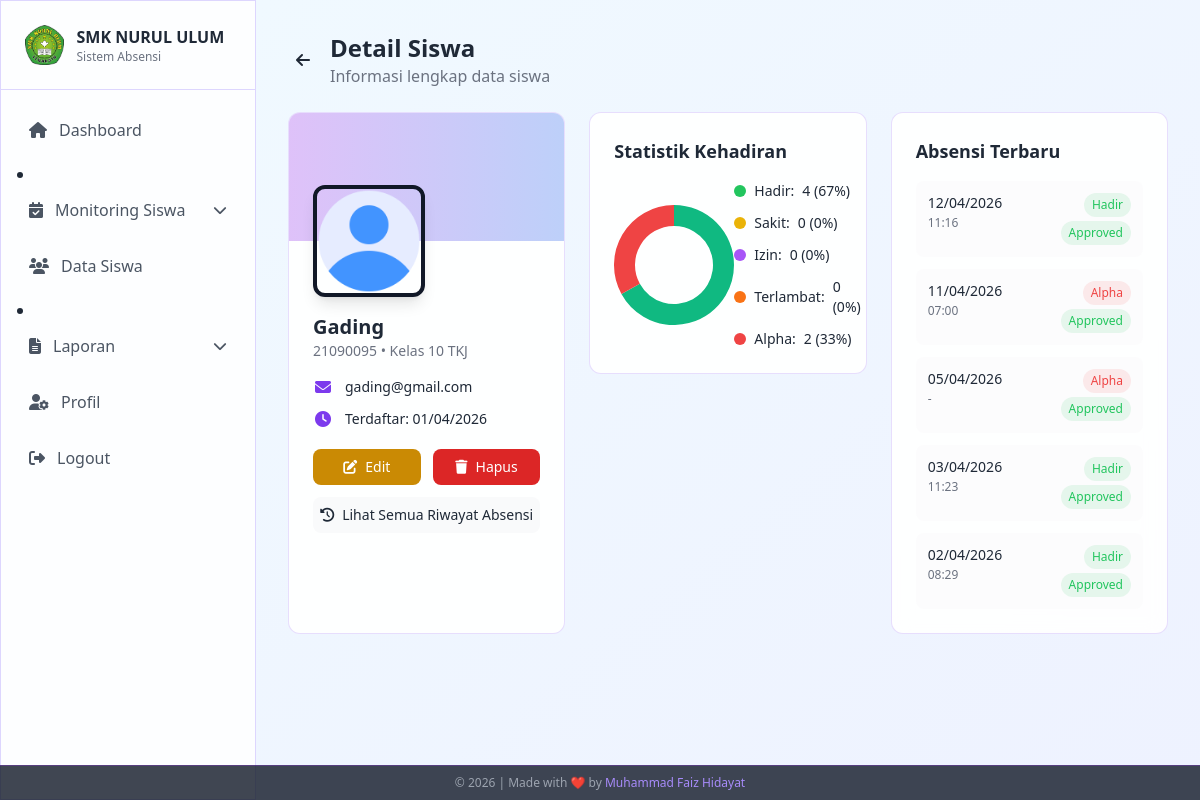
/admin/siswa/detail.php?id=1 (signed in), run on the app's committed database.
### tables this page shows
CREATE TABLE `siswa` (
  `id` int NOT NULL AUTO_INCREMENT,
  `user_id` int DEFAULT NULL COMMENT 'FK ke tabel users',
  `nis` varchar(20) NOT NULL,
  `nama_lengkap` varchar(100) NOT NULL,
  `kelas` enum('10','11','12') NOT NULL,
  `jurusan` enum('TKJ','MP','AKL','TSM','TKR') NOT NULL,
  `email` varchar(100) NOT NULL,
  `password` varchar(255) NOT NULL,
  `foto_profil` varchar(255) DEFAULT 'assets/default/photo-profile.png',
  `created_at` timestamp NOT NULL DEFAULT CURRENT_TIMESTAMP,
  `updated_at` timestamp NOT NULL DEFAULT CURRENT_TIMESTAMP ON UPDATE CURRENT_TIMESTAMP,
  PRIMARY KEY (`id`),
  UNIQUE KEY `nis` (`nis`),
  UNIQUE KEY `email` (`email`),
  KEY `fk_siswa_user` (`user_id`),
  CONSTRAINT `fk_siswa_user` FOREIGN KEY (`user_id`) REFERENCES `users` (`id`) ON DELETE SET NULL
);

CREATE TABLE `absensi` (
  `id` int NOT NULL AUTO_INCREMENT,
  `siswa_id` int NOT NULL,
  `tanggal` date NOT NULL,
  `jam_masuk` time DEFAULT NULL,
  `status` enum('Hadir','Sakit','Izin','Terlambat','Alpha') NOT NULL,
  `keterangan` text,
  `bukti_file` varchar(255) DEFAULT NULL,
  `approval_status` enum('Pending','Approved','Rejected') DEFAULT 'Pending',
  `created_at` timestamp NOT NULL DEFAULT CURRENT_TIMESTAMP,
  `updated_at` timestamp NOT NULL DEFAULT CURRENT_TIMESTAMP ON UPDATE CURRENT_TIMESTAMP,
  PRIMARY KEY (`id`),
  KEY `siswa_id` (`siswa_id`),
  KEY `tanggal` (`tanggal`),
  CONSTRAINT `fk_absensi_siswa` FOREIGN KEY (`siswa_id`) REFERENCES `siswa` (`id`) ON DELETE CASCADE
);

### admin/siswa/detail.php (the view, shortened to what this page needs)
<?php
require_once '../../config/database.php';
$id = $_GET['id'];
$sql = "SELECT * FROM siswa WHERE id = :id";
$stmt = $conn->prepare($sql);
$stmt->execute(['id' => $id]);
$siswa = $stmt->fetch(PDO::FETCH_ASSOC);
$sql = "SELECT status, COUNT(*) as count FROM absensi WHERE siswa_id = :siswa_id GROUP BY status";
$stmt = $conn->prepare($sql);
$stmt->execute(['siswa_id' => $id]);
$absensi_stats = $stmt->fetchAll(PDO::FETCH_KEY_PAIR);
$sql = "SELECT id, tanggal, jam_masuk, status, approval_status FROM absensi WHERE siswa_id = :siswa_id ORDER BY tanggal DESC, created_at DESC LIMIT 5";
$stmt = $conn->prepare($sql);
$stmt->execute(['siswa_id' => $id]);
$recent_absensi = $stmt->fetchAll(PDO::FETCH_ASSOC);
$total_absensi = array_sum($absensi_stats);
$percentages = [];
if ($total_absensi > 0) {
    foreach ($absensi_stats as $status => $count) {
        $percentages[$status] = round(($count / $total_absensi) * 100);
    }
}
$status_defaults = ['Hadir', 'Sakit', 'Izin', 'Terlambat', 'Alpha'];
foreach ($status_defaults as $status) {
    if (!isset($absensi_stats[$status])) {
        $absensi_stats[$status] = 0;
        $percentages[$status] = 0;
    }
}
$status_colors = [
    'Hadir' => 'green',
    'Sakit' => 'yellow',
    'Izin' => 'purple',
    'Terlambat' => 'orange',
    'Alpha' => 'red'
];
?>
<!DOCTYPE html>
<html lang="en">
<head>
    <script src="https://cdn.tailwindcss.com"></script>
    <link rel="stylesheet" href="https://cdnjs.cloudflare.com/ajax/libs/font-awesome/6.4.2/css/all.min.css">
</head>
<body class="min-h-screen text-gray-800 bg-fixed">
    <aside id="sidebar" class="fixed top-0 left-0 h-screen w-64 glass-effect border-r border-violet-200 z-50 sidebar-transition -translate-x-full lg:translate-x-0">
        <div class="flex items-center justify-between p-4 lg:p-6 border-b border-violet-200">
            <div class="flex items-center gap-3">
                <img src="../../assets/default/logosmk.png" alt="SMK NURUL ULUM" class="h-8 lg:h-10 w-auto">
                <div>
                    <h1 class="font-semibold text-sm lg:text-base text-gray-800">SMK NURUL ULUM</h1>
                    <p class="text-xs text-gray-500">Sistem Absensi</p>
                </div>
            </div>
        </div>
        <nav class="p-4 space-y-2 overflow-y-auto no-scrollbar" style="max-height: calc(100vh - 76px);">
            <a href="../dashboard/"
                class="flex items-center gap-3 text-gray-600 p-3 rounded-lg hover:bg-violet-100 transition-colors">
                <i class="fas fa-home"></i><span>Dashboard</span>
            </a>
            <li class="relative group">
                <button
                    class="flex items-center gap-3 text-gray-600 p-3 rounded-lg hover:bg-violet-100 transition-colors w-full">
                    <i class="fas fa-calendar-check"></i><span>Monitoring Siswa</span>
                    <i class="fas fa-chevron-down ml-auto text-sm"></i>
                </button>
            </li>
            <a href="../siswa/"
                class="flex items-center gap-3 text-gray-600 p-3 rounded-lg hover:bg-violet-100 transition-colors">
                <i class="fas fa-users"></i><span>Data Siswa</span>
            </a>
            <li class="relative group">
                <button
                    class="flex items-center gap-3 text-gray-600 p-3 rounded-lg hover:bg-violet-100 transition-colors w-full">
                    <i class="fas fa-file-alt"></i><span>Laporan</span>
                    <i class="fas fa-chevron-down ml-auto text-sm"></i>
                </button>
            </li>
            <a href="../profil/"
                class="flex items-center gap-3 text-gray-600 p-3 rounded-lg hover:bg-violet-100 transition-colors">
                <i class="fas fa-user-cog"></i><span>Profil</span>
            </a>
            <a href="../logout.php"
                class="flex items-center gap-3 text-gray-600 p-3 rounded-lg hover:bg-red-50 hover:text-red-600 transition-colors mt-10">
                <i class="fas fa-sign-out-alt"></i><span>Logout</span>
            </a>
        </nav>
    </aside>
    <main class="lg:ml-64 min-h-screen bg-gradient-to-br from-sky-50 to-indigo-50 transition-all duration-300">
        <div class="p-4 lg:p-8">
            <div class="max-w-7xl mx-auto">
                <div class="flex items-center mb-6">
                    <a href="index.php" class="mr-3 p-2 rounded-full hover:bg-gray-100 transition-colors">
                        <i class="fas fa-arrow-left"></i>
                    </a>
                    <div>
                        <h1 class="text-xl md:text-2xl font-bold">Detail Siswa</h1>
                        <p class="text-sm md:text-base text-gray-500">Informasi lengkap data siswa</p>
                    </div>
                </div>
                <div class="grid grid-cols-1 lg:grid-cols-3 gap-4 md:gap-6 mb-6">
                    <div class="glass-effect rounded-xl overflow-hidden">
                        <div class="h-24 sm:h-32 bg-gradient-to-r from-purple-600/30 to-blue-600/30 relative"></div>
                        <div class="px-4 sm:px-6 pb-5 sm:pb-6 -mt-12 sm:-mt-14 relative">
                            <img src="../../<?= $siswa['foto_profil'] ?>"
                                alt="<?= htmlspecialchars($siswa['nama_lengkap']) ?>"
                                class="w-24 h-24 sm:w-28 sm:h-28 rounded-xl object-cover border-4 border-gray-900 shadow-lg">
                            <h3 class="text-lg sm:text-xl font-bold mt-3 sm:mt-4"><?= htmlspecialchars($siswa['nama_lengkap']) ?></h3>
                            <p class="text-sm text-gray-500 mb-3 sm:mb-4"><?= $siswa['nis'] ?> • Kelas <?= $siswa['kelas'] ?> <?= $siswa['jurusan'] ?></p>
                            <div class="space-y-2 sm:space-y-3">
                                <div class="flex items-center gap-3">
                                    <i class="fas fa-envelope w-5 text-center text-violet-600"></i>
                                    <span class="text-sm break-all"><?= htmlspecialchars($siswa['email']) ?></span>
                                </div>
                                <div class="flex items-center gap-3">
                                    <i class="fas fa-clock w-5 text-center text-violet-600"></i>
                                    <span class="text-sm">Terdaftar: <?= date('d/m/Y', strtotime($siswa['created_at'])) ?></span>
                                </div>
                            </div>
                            <div class="flex mt-4 sm:mt-5 gap-3">
                                <a href="edit.php?id=<?= $id ?>"
                                    class="flex-1 bg-yellow-600 hover:bg-yellow-700 text-white text-center py-2.5 sm:py-2 rounded-lg text-sm font-medium transition-colors touch-effect">
                                    <i class="fas fa-edit mr-2"></i>Edit
                                </a>
                                <button onclick="confirmDelete(<?= $id ?>)"
                                    class="flex-1 bg-red-600 hover:bg-red-700 text-white text-center py-2.5 sm:py-2 rounded-lg text-sm font-medium transition-colors touch-effect">
                                    <i class="fas fa-trash mr-2"></i>Hapus
                                </button>
                            </div>
                            <a href="../absensi/?search=<?= urlencode($siswa['nis']) ?>"
                                class="block mt-3 bg-gray-50 hover:bg-gray-100 text-center py-2.5 sm:py-2 rounded-lg text-sm font-medium transition-colors touch-effect">
                                <i class="fas fa-history mr-2"></i>Lihat Semua Riwayat Absensi
                            </a>
                        </div>
                    </div>
                    <div class="glass-effect rounded-xl p-4 sm:p-6 overflow-hidden h-fit">
                        <h3 class="font-semibold mb-4 text-base sm:text-lg">Statistik Kehadiran</h3>
                        <div class="flex flex-col sm:flex-row justify-around items-center gap-4 sm:gap-0">
                            <div class="chart-container" style="height: 120px; width: 120px;">
                                <canvas id="donutChart"></canvas>
                            </div>
                            <div class="space-y-2 sm:space-y-3 w-full sm:w-auto">
                                <?php foreach ($status_defaults as $status): ?>
                                    <div class="flex items-center gap-2 justify-between sm:justify-start">
                                        <div class="flex items-center gap-2">
                                            <span class="w-3 h-3 rounded-full inline-block bg-<?= $status_colors[$status] ?>-500"></span>
                                            <span class="text-sm"><?= $status ?>:</span>
                                        </div>
                                        <span class="text-sm font-medium"><?= $absensi_stats[$status] ?> (<?= $percentages[$status] ?>%)</span>
                                    </div>
                                <?php endforeach; ?>
                            </div>
                        </div>
                    </div>
                    <div class="glass-effect rounded-xl p-4 sm:p-6 overflow-hidden">
                        <h3 class="font-semibold mb-3 sm:mb-4 text-base sm:text-lg">Absensi Terbaru</h3>
                        <?php if (count($recent_absensi) > 0): ?>
                            <div class="space-y-2 sm:space-y-3">
                                <?php foreach ($recent_absensi as $absensi): ?>
                                    <a href="../absensi/detail.php?id=<?= $absensi['id'] ?>"
                                        class="block p-3 rounded-lg bg-gray-50/50 hover:bg-gray-50 transition-colors touch-effect">
                                        <div class="flex justify-between items-start">
                                            <div>
                                                <p class="text-sm font-medium"><?= date('d/m/Y', strtotime($absensi['tanggal'])) ?></p>
                                                <p class="text-xs text-gray-500 mt-0.5">
                                                    <?= $absensi['jam_masuk'] !== '00:00:00' ? date('H:i', strtotime($absensi['jam_masuk'])) : '-' ?>
                                                </p>
                                            </div>
                                            <div class="flex flex-col xs:flex-row items-end xs:items-center gap-1 xs:gap-2">
                                                <span class="px-2 py-1 text-xs rounded-full bg-<?= $status_colors[$absensi['status']] ?>-500/10 text-<?= $status_colors[$absensi['status']] ?>-500">
                                                    <?= $absensi['status'] ?>
                                                </span>
                                                <?php
                                                $approval_color = 'gray';
                                                if ($absensi['approval_status'] === 'Approved') $approval_color = 'green';
                                                ?>
                                                <span class="px-2 py-1 text-xs rounded-full bg-<?= $approval_color ?>-500/10 text-<?= $approval_color ?>-500">
                                                    <?= $absensi['approval_status'] ?>
                                                </span>
                                            </div>
                                        </div>
                                    </a>
                                <?php endforeach; ?>
                            </div>
                        <?php endif; ?>
                    </div>
                </div>
            </div>
        </div>
    </main>
</body>
</html>

### admin/siswa/detail.php (style rules this page uses)
.glass-effect { background: rgba(255, 255, 255, 0.92); backdrop-filter: blur(10px); border: 1px solid rgba(139, 92, 246, 0.2); }
body { background: linear-gradient(135deg, #e0f2fe 0%, #ede9fe 100%); }
.sidebar-transition { transition: transform 0.3s ease-in-out; }
.no-scrollbar { -ms-overflow-style: none; scrollbar-width: none; }
.chart-container { position: relative; margin: 0 auto; }
.touch-effect { transition: transform 0.2s ease, opacity 0.2s ease; }

### data on the page
siswa: foto_profil (picture), nama_lengkap "Gading", nis "21090095", kelas "10", jurusan "TKJ", email "gading@gmail.com", created_at "01/04/2026"
absensi: tanggal "12/04/2026", jam_masuk "11:16", status "Hadir", approval_status "Approved"
absensi: tanggal "11/04/2026", jam_masuk "07:00", status "Alpha", approval_status "Approved"
absensi: tanggal "05/04/2026", status "Alpha", approval_status "Approved"
absensi: tanggal "03/04/2026", jam_masuk "11:23", status "Hadir", approval_status "Approved"
absensi: tanggal "02/04/2026", jam_masuk "08:29", status "Hadir", approval_status "Approved"

### other printed values
$status "Hadir"
$absensi_stats[$status] "4"
$percentages[$status] "67"
$status "Sakit"
$absensi_stats[$status] "0"
$percentages[$status] "0"
$status "Izin"
$status "Terlambat"
$status "Alpha"
$absensi_stats[$status] "2"
$percentages[$status] "33"
chart data {{ $percentages['Hadir'] }} 67
chart data {{ $percentages['Sakit'] }} 0
chart data {{ $percentages['Izin'] }} 0
